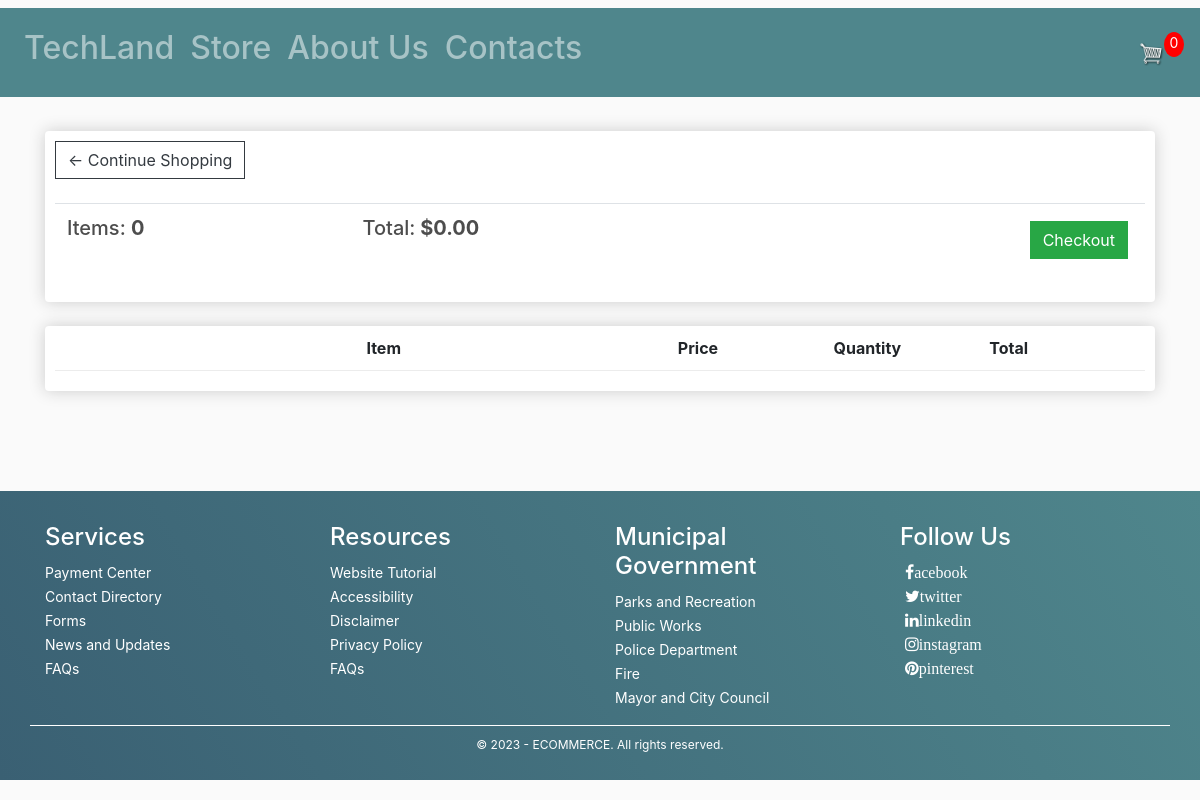
The page /cart/ (signed in) on the database as committed earlier.
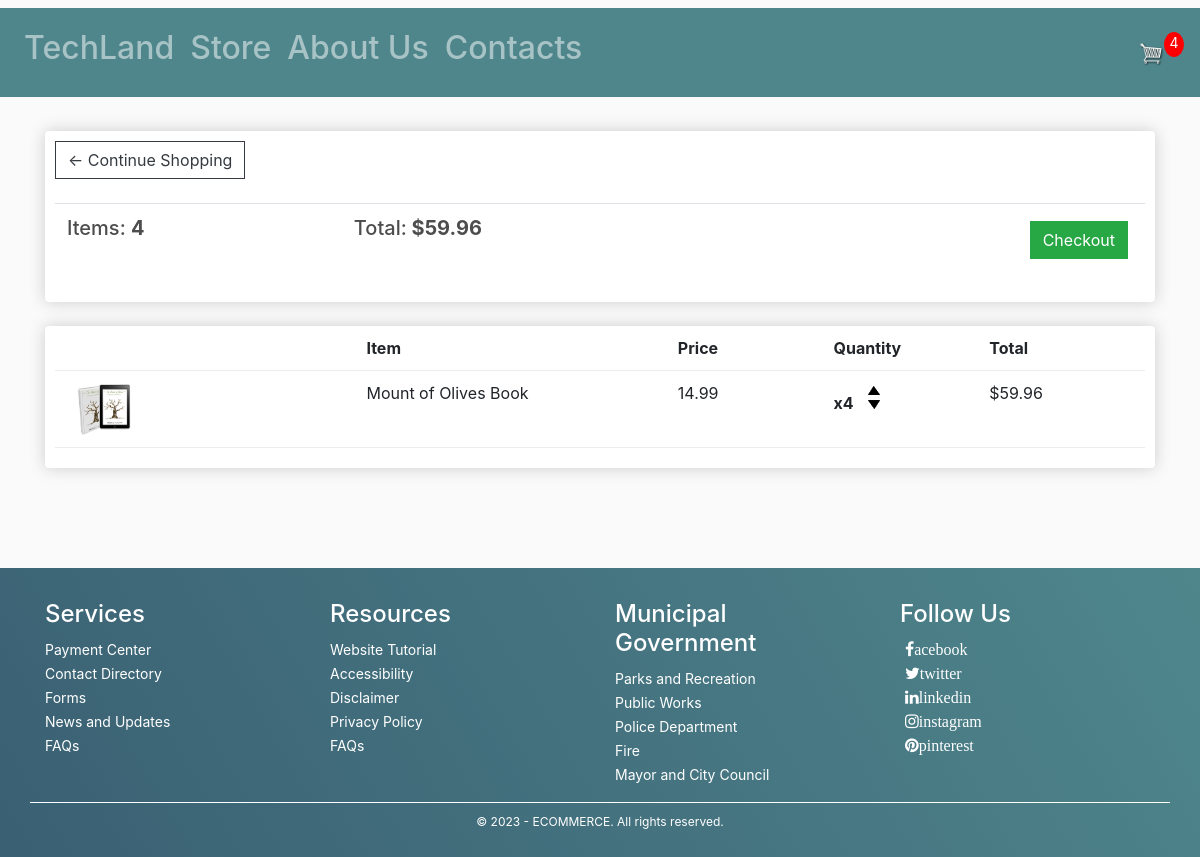
The same page on the database as committed later.
### store/models.py (models this page shows, shortened)
class Order(models.Model):
    customer = models.ForeignKey(Customer, on_delete=models.SET_NULL, null=True, blank=True)
    date_ordered = models.DateTimeField(auto_now_add=True)
    complete = models.BooleanField(default=False)
    transaction_id = models.CharField(max_length=100, null=True)
    @property
    def get_cart_total(self):
        orderitems = self.orderitem_set.all()
        total = sum([item.get_total for item in orderitems])
        return total
    @property
    def get_cart_items(self):
        orderitems = self.orderitem_set.all()
        total = sum([item.quantity for item in orderitems])
        return total

class OrderItem(models.Model):
    product = models.ForeignKey(Product, on_delete=models.SET_NULL, null=True)
    order = models.ForeignKey(Order, on_delete=models.SET_NULL, null=True)
    quantity = models.IntegerField(default=0, null=True, blank=True)
    date_added = models.DateTimeField(auto_now_add=True)
    @property
    def get_total(self):
        total = self.product.price * self.quantity
        return total

class Product(models.Model):
    name = models.CharField(max_length=200)
    price = models.DecimalField(max_digits=7, decimal_places=2)
    description = models.TextField(null=True, blank=True)
    digital = models.BooleanField(default=False, null=True, blank=True)
    image = models.ImageField(null=True, blank=True)
    count = models.IntegerField(default=0)
    @property
    def imageURL(self):
        try:
            url = self.image.url
        except:
            url = ''
        return url

### store/views.py (the view)
# urls.py: path('cart/', views.cart, name="cart"),
def cart(request):
    data = cartData(request)
    cartItems = data['cartItems']
    order = data['order']
    items = data['items']
    context = {'items':items, 'order':order, 'cartItems':cartItems}
    return render(request, 'store/cart.html', context)

### store/utils.py (called while the page is built)
def cartData(request):
	if request.user.is_authenticated:
		customer = request.user.customer
		order, created = Order.objects.get_or_create(customer=customer, complete=False)
		items = order.orderitem_set.all()
		cartItems = order.get_cart_items
	else:
		cookieData = cookieCart(request)
		cartItems = cookieData['cartItems']
		order = cookieData['order']
		items = cookieData['items']
	return {'cartItems':cartItems ,'order':order, 'items':items}

### store/templates/store/cart.html
{% extends 'store/main.html' %}
{% load static %}
{% block content %}
<div class="row">
	<div class="col-lg-12">
     <div class="box-element">
          <a  class="btn btn-outline-dark" href="{% url 'store' %}">&#x2190; Continue Shopping</a>
          <br>
          <br>
          <table class="table">
               <tr>
                    <th><h5>Items: <strong>{{order.get_cart_items}} </strong></h5></th>
                    <th><h5>Total:<strong> ${{order.get_cart_total|floatformat:2}} </strong></h5></th>
                    <th>
                         <a  style="float:right; margin:5px;" class="btn btn-success" href="{% url 'checkout' %}">Checkout</a>
                    </th>
               </tr>
          </table>
     </div>
		<br>
		<div class="box-element">
               <div class="cart-row">
                    <div style="flex:2"></div>
                    <div style="flex:2"><strong>Item</strong></div>
                    <div style="flex:1"><strong>Price</strong></div>
                    <div style="flex:1"><strong>Quantity</strong></div>
                    <div style="flex:1"><strong>Total</strong></div>
               </div>
               {% for item in items %}
               <div class="cart-row">
                    <div style="flex:2"><img class="row-image" src="{{item.product.imageURL}}"></div>
                    <div style="flex:2"><p> {{item.product.name}} </p></div>
                    <div style="flex:1"><p> {{item.product.price|floatformat:2}} </p></div>
                    <div style="flex:1">
                         <p class="quantity">x{{item.quantity}}</p>
                         <div class="quantity">
                              <img data-product="{{item.product.id}}" data-action="add" class="chg-quantity update-cart" src="{% static  'images/arrow-up.png' %}">
                              <img data-product="{{item.product.id}}" data-action="remove" class="chg-quantity update-cart" src="{% static  'images/arrow-down.png' %}">
                         </div>
                    </div>
                    <div style="flex:1"><p>${{item.get_total}} </p></div>
               </div>
               {% endfor %}
		</div>
	</div>
</div>
{% endblock content %}

### store/templates/store/main.html (shortened to what this page needs)
<!DOCTYPE html>
{% load static %}
<html>
<head>
    <link rel="stylesheet" href="https://stackpath.bootstrapcdn.com/bootstrap/4.4.1/css/bootstrap.min.css"
>
    <link rel="stylesheet" type="text/css" href="{% static 'css/main.css' %}">
    <link rel="stylesheet" href="https://cdnjs.cloudflare.com/ajax/libs/font-awesome/4.7.0/css/font-awesome.min.css">
</head>
<body>
    <nav class="navbar navbar-expand-lg navbar-dark bg-dark">
        <div class="collapse navbar-collapse " id="navbarSupportedContent">
        <ul class="navbar-nav mr-auto">
            <li class="nav-item active">
             <h2> <a class="nav-link " href="{% url 'store' %}">TechLand <span class="sr-only">(current)</span></a> </h2>
            </li>
            <li class="nav-item active">
             <h2> <a class="nav-link" href="{% url 'store' %}">Store <span class="sr-only">(current)</span></a> </h2>
            </li>
            <li class="nav-item active">
             <h2> <a class="nav-link" href="{% url 'about' %}"> About Us <span class="sr-only">(current)</span></a> </h2>
            </li>
            <li class="nav-item active">
             <h2> <a class="nav-link" href="{% url 'store' %}">Contacts <span class="sr-only">(current)</span></a> </h2>
            </li>
          </ul>
          <div class="form-inline my-3 my-lg-3">
                <a href="{% url 'cart' %}">
                   <img  id="cart-icon" src="{% static 'images/cart.png' %}">
                   </a>
               <p id="cart-total"> {{cartItems}} </p>
               </div>
        </div>
      </nav>
     <div class="container">
            <br>
            {% block content %}
             {% endblock content %}
     </div>
  <footer class="mainfooter" role="contentinfo">
  <div class="footer-middle">
  <div class="container">
    <div class="row">
      <div class="col-md-3 col-sm-6">
        <div class="footer-pad">
          <h4>Services</h4>
          <ul class="list-unstyled">
            <li><a href="#">Payment Center</a></li>
            <li><a href="#">Contact Directory</a></li>
            <li><a href="#">Forms</a></li>
            <li><a href="#">News and Updates</a></li>
            <li><a href="#">FAQs</a></li>
          </ul>
        </div>
      </div>
      <div class="col-md-3 col-sm-6">
        <div class="footer-pad">
          <h4>Resources</h4>
          <ul class="list-unstyled">
            <li><a href="#">Website Tutorial</a></li>
            <li><a href="#">Accessibility</a></li>
            <li><a href="#">Disclaimer</a></li>
            <li><a href="#">Privacy Policy</a></li>
            <li><a href="#">FAQs</a></li>
          </ul>
        </div>
      </div>
      <div class="col-md-3 col-sm-6">
        <div class="footer-pad">
          <h4>Municipal Government</h4>
          <ul class="list-unstyled">
            <li><a href="#">Parks and Recreation</a></li>
            <li><a href="#">Public Works</a></li>
            <li><a href="#">Police Department</a></li>
            <li><a href="#">Fire</a></li>
            <li><a href="#">Mayor and City Council</a></li>
          </ul>
        </div>
      </div>
     <div class="col-md-3">
          <h4>Follow Us</h4>
            <ul class="social-network social-circle">
             <li><a href="#" class="fa fa-facebook">acebook</a></li>  <br>
             <li><a href="#" class="fa fa-twitter">twitter</a></li>  <br>
             <li><a href="#" class="fa fa-linkedin">linkedin</a></li>  <br>
             <li><a href="#" class="fa fa-instagram">instagram</a></li>  <br>
             <li><a href="#" class="fa fa-pinterest">pinterest</a></li>
            </ul>
  </div>
    </div>
 <div class="row">
  <div class="col-md-12 copy">
   <p class="text-center">&copy;  2023 - ECOMMERCE.  All rights reserved.</p>
  </div>
 </div>
  </div>
  </div>
</footer>
</body>
</html>

### static/css/main.css (style rules this page uses)
body { background-color: hsl(0, 0%, 98%); }
h2, h3, h5, h6 { color: hsl(0, 0%, 30%); }
h4 { color: #ffffff }
.navbar-dark .navbar-nav .nav-link { color: rgba(255, 255, 255, .5); text-align-last: center; }
.box-element { box-shadow: hsl(0, 0%, 80%) 0 0 16px; background-color: #fff; border-radius: 4px; padding: 10px; }
.bg-dark { background-color: #4f868c!important; }
#cart-icon { width: 25px; display: inline-block; margin-left: 15px; }
#cart-total { display: block; text-align: center; color: #fff; background-color: red; width: 20px; height: 25px; border-radius: 50%; font-size: 14px; }
.col-lg-4, .col-lg-6, .col-lg-8, .col-lg-12 { margin-top: 10px; }
.btn { border-radius: 0; }
.row-image { width: 100px; }
.cart-row { display: flex; align-items: flex-stretch; padding-bottom: 10px; margin-bottom: 10px; border-bottom: 1px solid #ececec; }
.quantity { display: inline-block; font-weight: 700; padding-right: 10px; }
.chg-quantity { width: 12px; cursor: pointer; display: block; margin-top: 5px; transition: .1s; }
footer { background: #4f868c; background: -webkit-linear-gradient(59deg, #3A6073, #4f868c); background: linear-gradient(59deg, #3A6073, #4f868c); color: white; margin-top: 100px; }
footer a { color: #fff; font-size: 14px; transition-duration: 0.2s; }
.copy { font-size: 12px; padding: 10px; border-top: 1px solid #FFFFFF; }
.footer-middle { padding-top: 2em; color: white; }
ul.social-network { list-style: none; display: inline; margin-left: 0 !important; padding: 0; }
ul.social-network li { display: inline; margin: 0 5px; }
.social-circle li { display: inline-block; margin: 0 5px; border-radius: 50%; overflow: hidden; }

Rows that differ between the two databases and show on the page:
no longer on this page (row edited): Order: get_cart_items "0", get_cart_total "0.00"
added Order: get_cart_items "4", get_cart_total "59.96"
added OrderItem: product.imageURL (picture), product.name "Mount of Olives Book", product.price "14.99", quantity "4", get_total "59.96"
Other text that changed with them:
{{ cartItems }}: "0" → "4"
